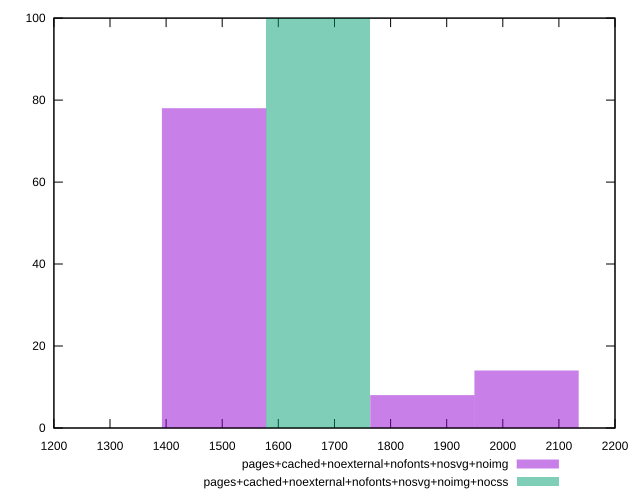

Write gnuplot code to recreate this figure.
reset
set terminal svg size 640, 500
set output "reprap/first-contentful-paint/comparison/histogram/11_vs_12.svg"

$pagesCachedNoexternalNofontsNosvgNoimg <<EOF
1485.2819722780475 78
2042.2627118823154 14
1856.6024653475595 8
EOF

$pagesCachedNoexternalNofontsNosvgNoimgNocss <<EOF
1670.9422188128035 100
EOF

set key outside below
set boxwidth 185.66024653475594
set yrange [0:100]
set style fill transparent solid 0.5 noborder

plot \
  $pagesCachedNoexternalNofontsNosvgNoimg title "pages+cached+noexternal+nofonts+nosvg+noimg" with boxes, \
  $pagesCachedNoexternalNofontsNosvgNoimgNocss title "pages+cached+noexternal+nofonts+nosvg+noimg+nocss" with boxes, \


reset
